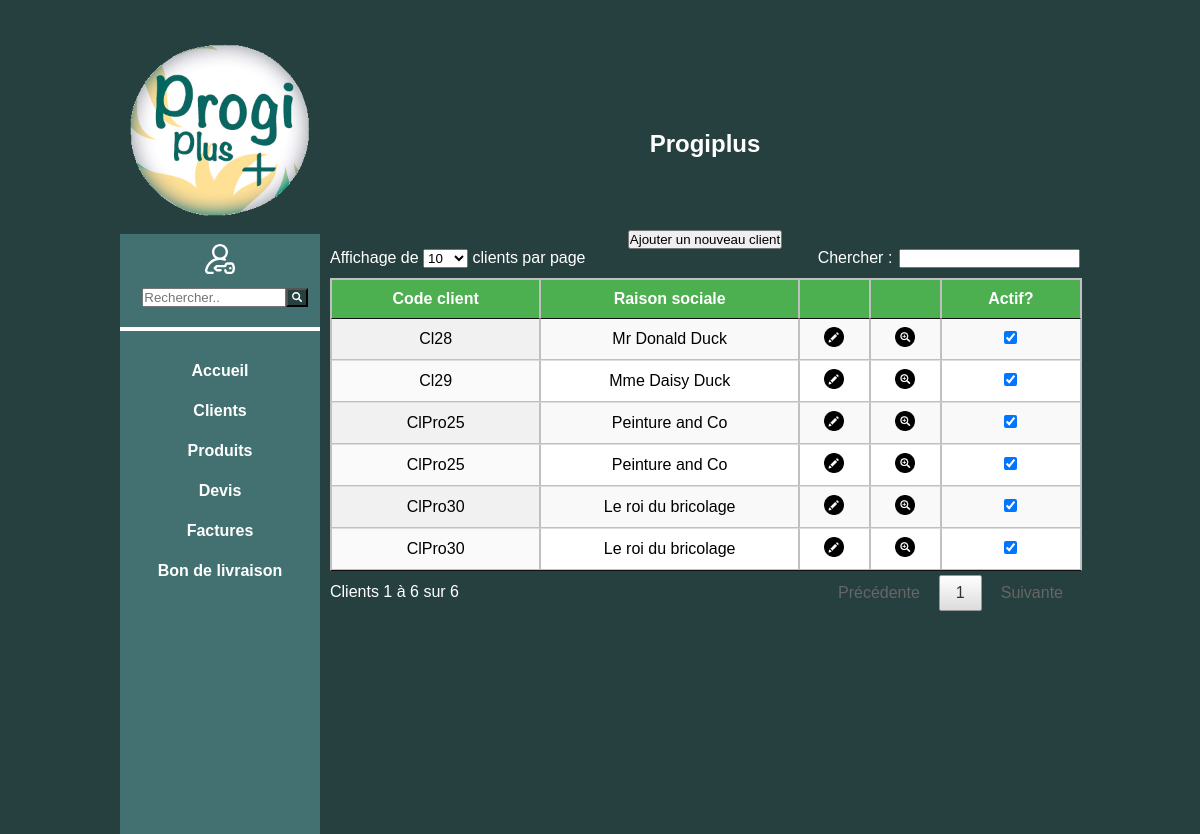
The page /clients/index.php on the database its author committed.
### tables this page shows
CREATE TABLE contact(
	id_contact INT(10) PRIMARY KEY AUTO_INCREMENT,
	nom VARCHAR(30) NOT NULL,
	prenom VARCHAR(30) NOT NULL,
	service VARCHAR(50),
	id_client INT NOT NULL,
	id_civilite INT NOT NULL,
	CONSTRAINT fk_id_client FOREIGN KEY(id_client) REFERENCES client(id_client),
	CONSTRAINT fk_id_civilite FOREIGN KEY(id_civilite) REFERENCES civilite(id_civilite)
);

CREATE TABLE client(
	id_client INT(10) PRIMARY KEY AUTO_INCREMENT,
	code_client VARCHAR(25) NOT NULL UNIQUE,
	raison_sociale VARCHAR(150),
    actif BOOL NOT NULL,
    id_adresse_facturation INT(10),
    CONSTRAINT fk_client_adresse FOREIGN KEY(id_adresse_facturation) REFERENCES adresse(id_adresse)
);

create table civilite(
	id_civilite int(10) PRIMARY KEY AUTO_INCREMENT,
	libelle VARCHAR(50) NOT NULL
);

### functions.php (called while the page is built, shortened)
<?php
function identiteClient($ent,$part){
	if(!empty($ent)){
		$result = $ent;
	}
	else{
		$result = $part;
	}
	return $result;
}
?>

### clients/index.php (the view, shortened to what this page needs)
<?php
require_once('../functions.php');
$db = Database::connect();
$statement = $db->query(' SELECT client.id_client as id_client,
			client.code_client as code,
            client.raison_sociale as raisonsoc,
            client.actif,
            client.id_client,
            client.id_adresse_facturation,
			civilite.libelle as civilite,
            civilite.id_civilite as idcivilite,
            contact.id_contact,
            contact.nom as nom_cli,
            contact.prenom as prenom_cli,
            contact.service as service,
            adresse.ligne1 as ligne1,
            adresse.ligne2 as ligne2,
            liste_adresse.libelle as libelle_adresse,
            ville.id_ville,
            ville.cp_ville as code_postal,
            ville.nom_ville as nom_ville
            FROM contact
            inner JOIN client ON client.id_client = contact.id_client
            inner join liste_adresse on liste_adresse.id_client = client.id_client
            inner join adresse on adresse.id_adresse = liste_adresse.id_adresse
            inner join ville on adresse.id_ville = ville.id_ville
			inner join civilite ON contact.id_civilite = civilite.id_civilite order by actif desc ');
?>
<!DOCTYPE html>
<html>
<head>
    <link rel="stylesheet" type="text/css" href="/progiplus2/includes/styles/style.css">
    <link rel="stylesheet" type="text/css" href="clientstyle.css">
    <link rel="stylesheet" type="text/css" href="/progiplus2/includes/styles/datatables.css">
</head>
<body>
    <div class="wrapper">
        <?php include('../nav.php');
        ?>
        <section>
            <h1>Progiplus</h1>
            <button id="bouton_ajouter" type="button">Ajouter un nouveau client</button>
            <table id="table_client" class="display">
                <thead>
                    <tr>
                        <th>Code client</th>
                        <th>Raison sociale</th>
                        <th></th><th></th>
                        <th>Actif?</th>
                    </tr>
                </thead>
                <tbody>
                    <?php
					while($client = $statement->fetchObject()){
                            print '<td>'.$client->code.'</td>';
                            print '<td>'.identiteClient($client->raisonsoc,$client->civilite." ".$client->prenom_cli." ".$client->nom_cli).'</td>';
                            print '<td><img class="boutonAppel" <img class="boutonAppel" data-code="'.$client->code.'" data-raison_sociale="'.$client->raisonsoc.'" data-clientActif="'.$client->actif.'" data-nom_client="'.$client->nom_cli.'"data-prenom_client="'.$client->prenom_cli.'" data-civilite="'.$client->idcivilite.'" data-ligne1="'.$client->ligne1.'"data-service="'.$client->service.'" data-ligne1="'.$client->ligne1.'"
     data-ligne2="'.$client->ligne2.'" data-libelle_adresse="'.$client->libelle_adresse.'" data-code_postal="'.$client->code_postal.'"data-id_contact="'.$client->id_contact.'"data-id_ville="'.$client->id_ville.'"data-id_adresse_facturation="'.$client->id_adresse_facturation.'"data-id_client="'.$client->id_client.'"
     data-nom_ville="'.$client->nom_ville.'" src="../includes/assets/pencil.png" title="Modifier un Client" alt="bouton_modifier" height="20"></td>
                            <td class="action"><a href="detail.php?id='.$client->id_client.'">
                            <img src="../includes/assets/zoom.png" class="petit_logo" alt="details" /></a></td>';
                            print '<td class="data" data-id="'.$client->id_client.'"><input type="checkbox" name="checkbox" data-id="'.$client->id_client.'" id="checkbox" value="actif"  ';
                                if($client->actif== 1){
                                print ("checked='checked'");
                                }print "/></td></tr>";
                    }
					?>
                </tbody>
            </table>
        </section>
    </div>
</body>
</html>

### nav.php (shortened to what this page needs)
<nav>
    <div>
        <img id="logo" src="/progiplus2/includes/assets/logo.png">
    </div>
    <div id="menu">
		<form id="formMenu">
			<div id="icone-man">
			</div>
			<div id="input-rechercher" >
				<input type="text" placeholder="Rechercher..">
				<button id="button-search" type="submit">
				</button>
			</div>
		</form>
       <div class="separation"></div>
        <ul>
            <li><a href="/progiplus2/index.php">Accueil</a></li>
            <li><a href="/progiplus2/clients/index.php">Clients</a>
            </li>
            <li><a href="/progiplus2/produit/index.php">Produits</a>
            </li>
			<li><a href="/progiplus2/devis/index.php">Devis</a>
			</li>
			<li><a href="/progiplus2/factures/index.php">Factures</a>
			</li>
			<li><a href="#">Bon de livraison</a></li>
    	</ul>
	</div>
</nav>

### includes/styles/style.css (style rules this page uses)
* { margin: 0; padding:0; }
body { width: auto; margin: auto; background-color:#264040; font-family: Arial, Helvetica, sans-serif; }
.wrapper { width: 960px; margin: auto; margin-top: 30px; }
nav { width: 200px; display: inline-block; }
h1 { color:white; position:relative; text-align:center; height: 100px; padding-top: 100px; }
section { width: 750px; display: inline-block; float: right; text-align: center; }
.separation { border: 2px solid white; margin: 20px 0; }
#logo { width: 200px; }
#menu { width: 200px; height: 600px; background-color: rgb(67, 112, 112); }
#menu ul { list-style-type: none; width: auto; z-index: 10; }
#menu ul li { text-align:center; height:40px; line-height: 40px; }
#menu ul li:first-child { text-align:center; height:40px; line-height: 40px; }
#menu ul li a { display:block; width:200px; color:white; font-weight:bold; text-decoration:none; }
#formMenu { text-align: center; padding-top: 10px; }
#icone-man { width:30px; margin: auto; }
#icone-man svg { fill: white; }
#input-rechercher { margin-top: 10px; display:inline-block; }
#input-rechercher input { margin-left: 10px; width:140px; }
#button-search { background-color:#264040; display:inline; margin-left: -5px; }
#button-search svg { display: inline-block; height: 10px; width: 18px; fill: white; }
table { border-collapse: collapse; width: 100%; }
table,th,td { border: 1px solid silver; }
th,td { padding: 3px; }
th { background-color: #4CAF50; color:white; }

### clients/clientstyle.css (style rules this page uses)
.petit_logo { width:20px; height:20px; }

### includes/styles/datatables.css (style rules this page uses)
table.dataTable { width: 100%; margin: 0 auto; clear: both; border-collapse: separate; border-spacing: 0; }
table.dataTable thead th, table.dataTable tfoot th { font-weight: bold; }
table.dataTable thead th, table.dataTable thead td { padding: 10px 18px; border-bottom: 1px solid #111; }
table.dataTable thead .sorting, table.dataTable thead .sorting_asc, table.dataTable thead .sorting_desc, table.dataTable thead .sorting_asc_disabled, table.dataTable thead .sorting_desc_disabled { cursor: pointer; *cursor: hand; background-repeat: no-repeat; background-position: center right; }
table.dataTable thead .sorting { background-image: url("DataTables-1.10.18/images/sort_both.png"); }
table.dataTable thead .sorting_asc { background-image: url("DataTables-1.10.18/images/sort_asc.png"); }
table.dataTable tbody th, table.dataTable tbody td { padding: 8px 10px; }
table.dataTable.row-border tbody th, table.dataTable.row-border tbody td, table.dataTable.display tbody th, table.dataTable.display tbody td { border-top: 1px solid #ddd; }
table.dataTable.row-border tbody tr:first-child th, table.dataTable.row-border tbody tr:first-child td, table.dataTable.display tbody tr:first-child th, table.dataTable.display tbody tr:first-child td { border-top: none; }
table.dataTable.order-column tbody tr > .sorting_1, table.dataTable.order-column tbody tr > .sorting_2, table.dataTable.order-column tbody tr > .sorting_3, table.dataTable.display tbody tr > .sorting_1, table.dataTable.display tbody tr > .sorting_2, table.dataTable.display tbody tr > .sorting_3 { background-color: #fafafa; }
table.dataTable.display tbody tr.odd > .sorting_1, table.dataTable.order-column.stripe tbody tr.odd > .sorting_1 { background-color: #f1f1f1; }
table.dataTable.display tbody tr.even > .sorting_1, table.dataTable.order-column.stripe tbody tr.even > .sorting_1 { background-color: #fafafa; }
table.dataTable.no-footer { border-bottom: 1px solid #111; }
table.dataTable, table.dataTable th, table.dataTable td { box-sizing: content-box; }

### rows shown on the page
contact: id_client.code_client "ClPro30", id_client.raison_sociale "Le roi du bricolage"
client: actif "☑"
contact: id_client.code_client "ClPro25", id_client.raison_sociale "Peinture and Co"
client: actif "☑"
contact: id_client.code_client "Cl29", id_client+prenom+nom "Mme Daisy Duck"
client: actif "☑"
contact: id_client.code_client "Cl28", id_client+prenom+nom "Mr Donald Duck"
client: actif "☑"
